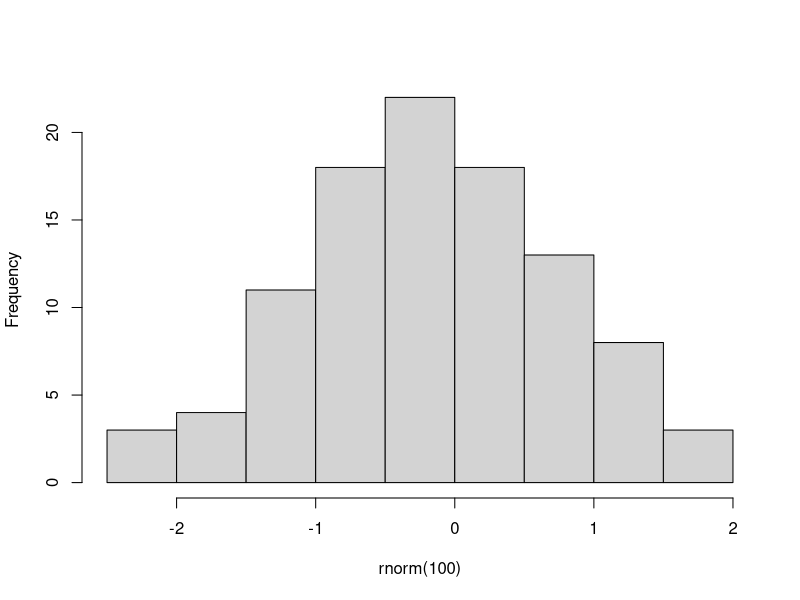

Write the R code that produced this figure. (Note: this script raises an error after producing the figure.)
## ---- chunk 1
hook_foo = function(before, options, envir, name, ...) {
    if (before) {
        ## チャンク実行前の処理
    } else {
        ## チャンク実行後の処理
    }
}
## ---- chunk 2
knitr::knit_hooks$set(small_mar = function(before, ...) {
  if (before)
    par(mar = c(4, 4, .1, .1))  # 上と右のマージンを狭める
    par(bg = "blue") # 背景色を青にする
  })
## ---- chunk 3
## small_mar=TRUE は必須ではない: NULL でさえなければフックは適用される
hist(rnorm(100), main = '')
## ---- chunk 4
knitr::knit_hooks$set(error = function(x, options) { 
  paste(c('\n\n:::{style="color:Crimson; background-color: SeaShell;"}',
    gsub('^## Error', '**Error**', x),
    ':::'), collapse = '\n')
  }
)
## ---- chunk 5
1 + "a"
## ---- chunk 6
knitr::opts_hooks$set(fig.width = function(options) {
if (options$fig.width < options$fig.height) {
    options$fig.width = options$fig.height
  }
  options
})
## ---- chunk 7
plot(1:10)
## ---- chunk 8
knitr::opts_hooks$restore(target = "fig.width") 
